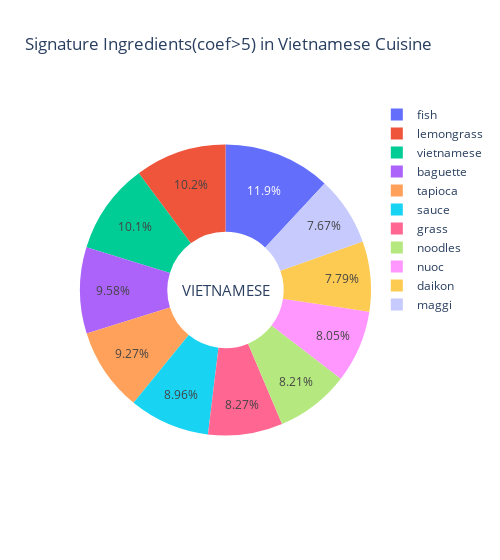

The notebook cell this image was saved under:
### Code cell
for country,ingredient in dict_specialty.items():
    # Add the pie chart
    labels, values = zip(*[(k, v) for k, v in ingredient.items() if v >= 5])
    fig = make_subplots(rows=1, cols=2, specs=[[{'type':'domain'}, {'type':'domain'}]])
    fig.add_trace(go.Pie(labels=labels, values=values, name="ingredients"))
    # Update the pie chart to create a donut chart
    fig.update_traces(hole=.4, hoverinfo="label+percent+name")

    # Update layout to adjust title and annotations
    fig.update_layout(
        title_text="Signature Ingredients(coef>5) in " + country.title() + " Cuisine",
        width=500)
    

    # if there are ingredients with coefficient less than -5, add to the excluded list
    excluded = [(k,round(v,1)) for k, v in ingredient.items() if v < -5]
    if len(excluded) > 0:
        excluded_text = ", ".join([f"{k}" for k, v in excluded])
        fig.update_layout(annotations=[dict(text="Excluded Ingredients(<-5):" + excluded_text, x=-0.2, y=-0.15, font_size=10, showarrow=False),
        dict(text=country.upper(), x=0.5, y=0.5, font_size=15, showarrow=False)])

    else:
        fig.update_layout(annotations=[dict(text=country.upper(), x=0.5, y=0.5, font_size=15, showarrow=False)])
    
    pio.write_image(fig, f"output/signatures/{country}.png")

    if country == "vietnamese":
        fig.show()

### Figure 1 — Plotly figure (JSON) as saved in the notebook; plotly's stock layout.template omitted (floating-point values rounded to 4 significant figures)
{"data": [{"hole": 0.4, "hoverinfo": "label+percent+name", "labels": ["baguette", "daikon", "fish", "grass", "lemongrass", "maggi", "noodles", "nuoc", "sauce", "tapioca", "vietnamese"], "name": "ingredients", "type": "pie", "values": [6.843, 5.566, 8.516, 5.908, 7.262, 5.478, 5.86, 5.747, 6.399, 6.622, 7.203]}], "layout": {"annotations": [{"font": {"size": 15}, "showarrow": false, "text": "VIETNAMESE", "x": 0.5, "y": 0.5}], "title": {"text": "Signature Ingredients(coef>5) in Vietnamese Cuisine"}, "width": 500}}
